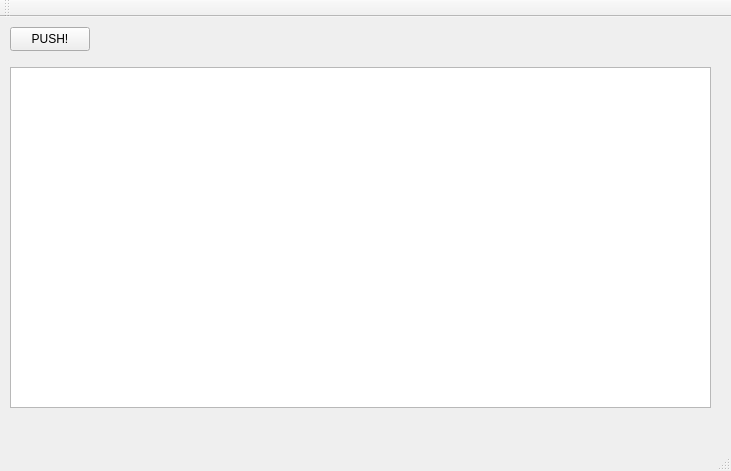
<?xml version="1.0" encoding="UTF-8"?>
<ui version="4.0">
 <class>MainWindow</class>
 <widget class="QMainWindow" name="MainWindow">
  <property name="geometry">
   <rect>
    <x>0</x>
    <y>0</y>
    <width>731</width>
    <height>471</height>
   </rect>
  </property>
  <property name="windowTitle">
   <string>MainWindow</string>
  </property>
  <widget class="QWidget" name="centralWidget">
   <widget class="QPushButton" name="pushButton">
    <property name="geometry">
     <rect>
      <x>10</x>
      <y>10</y>
      <width>80</width>
      <height>24</height>
     </rect>
    </property>
    <property name="text">
     <string>PUSH!</string>
    </property>
   </widget>
   <widget class="QTextEdit" name="consola">
    <property name="geometry">
     <rect>
      <x>10</x>
      <y>50</y>
      <width>701</width>
      <height>341</height>
     </rect>
    </property>
   </widget>
  </widget>
  <widget class="QMenuBar" name="menuBar">
   <property name="geometry">
    <rect>
     <x>0</x>
     <y>0</y>
     <width>731</width>
     <height>22</height>
    </rect>
   </property>
  </widget>
  <widget class="QToolBar" name="mainToolBar">
   <attribute name="toolBarArea">
    <enum>TopToolBarArea</enum>
   </attribute>
   <attribute name="toolBarBreak">
    <bool>false</bool>
   </attribute>
  </widget>
  <widget class="QStatusBar" name="statusBar"/>
 </widget>
 <layoutdefault spacing="6" margin="11"/>
 <resources/>
 <connections/>
</ui>
